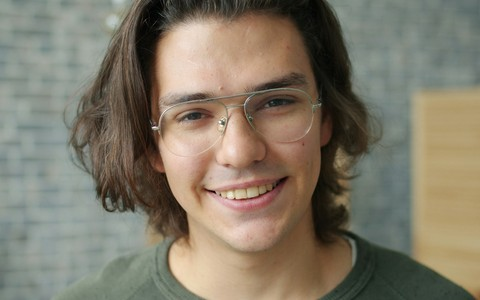
#> input picture camctl/assets/looks_sample.jpg, 480 x 300 px; its folder holds only this picture in this run
$ python -i measure.py   (imports and definitions only)
#> lines starting #> are read from the running program, lines starting #| are printed output that depends on the picture
"""Exposure measurements on a live-view frame, in IRE (0-100), for the Director.

Pure Pillow (no numpy/OpenCV on this PC). The frame is measured as the camera
encodes it: with S-Log3 mid grey sits near 41 IRE and +1.5 stops near 55 IRE.
Face exposure uses OpenCV face detection when it is installed; otherwise a
skin-colour heuristic (YCbCr skin range) that also works on flat log footage.
"""
from __future__ import annotations

import io
import threading

from PIL import Image

try:   # imported once at startup: a first import inside a busy worker thread can take minutes
    import cv2  # type: ignore
    import numpy as np  # type: ignore
except ImportError:
    cv2 = np = None

W = 256
# false-colour bands, the same as the Studio monitor
BANDS = [("crushed (<2.5)", 0, 2.5), ("very dark (2.5-10)", 2.5, 10), ("mid grey (38-46)", 38, 46),
         ("skin (52-58)", 52, 58), ("near clip (93-98)", 93, 98), ("clipped (>=98)", 98, 101)]


# [4 lines left out: function _load, not called in this run]


def _load_w(jpeg: bytes, width: int) -> Image.Image:
    im = Image.open(io.BytesIO(jpeg)).convert("RGB")
    return im.resize((width, max(1, round(im.height * width / im.width))), Image.BILINEAR)


def _ire(values: list[int]) -> list[float]:
    return [v * 100 / 255 for v in values]


# [8 lines left out: function _stats, not called in this run]


def _faces_cv(im: Image.Image) -> list[tuple[int, int, int, int]] | None:
    """Face boxes in im pixels, or None when OpenCV is not available."""
    global _CASCADE
    if cv2 is None or not hasattr(cv2, "CascadeClassifier"):
        return None
    with _CV_LOCK:                           # the cascade is not thread-safe (coach + director)
        if _CASCADE is None:
            cv2.setNumThreads(1)
            _CASCADE = cv2.CascadeClassifier(cv2.data.haarcascades + "haarcascade_frontalface_default.xml")
        return _detect(cv2, np, im)


def _detect(cv2, np, im):
    big = im if im.width >= 480 else im.resize((512, round(im.height * 512 / im.width)), Image.BILINEAR)
    k = im.width / big.width
    g = cv2.equalizeHist(cv2.cvtColor(np.array(big), cv2.COLOR_RGB2GRAY))   # also finds faces in flat log footage
    found = list(_CASCADE.detectMultiScale(g, 1.1, 4, minSize=(36, 36)))
    if not found:                            # turned or looking down: profile faces, both directions
        global _PROFILE
        if _PROFILE is None:
            _PROFILE = cv2.CascadeClassifier(cv2.data.haarcascades + "haarcascade_profileface.xml")
        found = list(_PROFILE.detectMultiScale(g, 1.1, 4, minSize=(36, 36)))
        if not found:
            gw = g.shape[1]
            found = [(gw - x - fw, y, fw, fh) for x, y, fw, fh in _PROFILE.detectMultiScale(cv2.flip(g, 1), 1.1, 4, minSize=(36, 36))]
    if not found:
        found = list(_CASCADE.detectMultiScale(g, 1.05, 3, minSize=(48, 48)))
    return [tuple(int(v * k) for v in f) for f in found]


_CASCADE = None
_PROFILE = None
_CV_LOCK = threading.Lock()


SKIN_GX, SKIN_GY = 32, 18


# [37 lines left out: function _skin_box, not called in this run]


_LOG_LUT = None


# [78 lines left out: functions _to_709, analyze, region_stats, summary, not called in this run]

>>> from PIL import Image
>>> picture = Image.open('assets/looks_sample.jpg')
#> picture is the input picture: PIL image 480x300 RGB; mean R, G, B 129.3, 121.5, 105
>>> result = _faces_cv(picture)
#> in _detect, `g = cv2.equalizeHist(cv2.cvtColor(np.array(big), cv2.COLOR_RGB2GRAY))`:
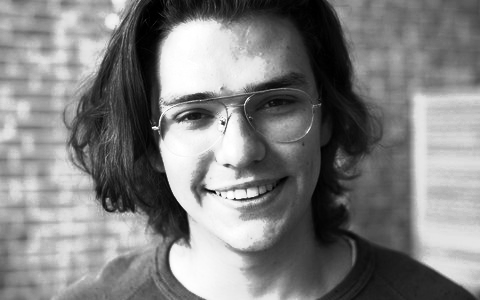
#> g: shape (300, 480); min 0, max 255, mean 128.4
#> in _detect, `found = list(_CASCADE.detectMultiScale(g, 1.1, 4, minSize=(36, 36)))`: found = [[89, 128, 53, 53], [346, 28, 62, 62], [298, 119, 88, 88], [135, 33, 202, 202]]
#> result = [(89, 128, 53, 53), (346, 28, 62, 62), (298, 119, 88, 88), (135, 33, 202, 202)]
